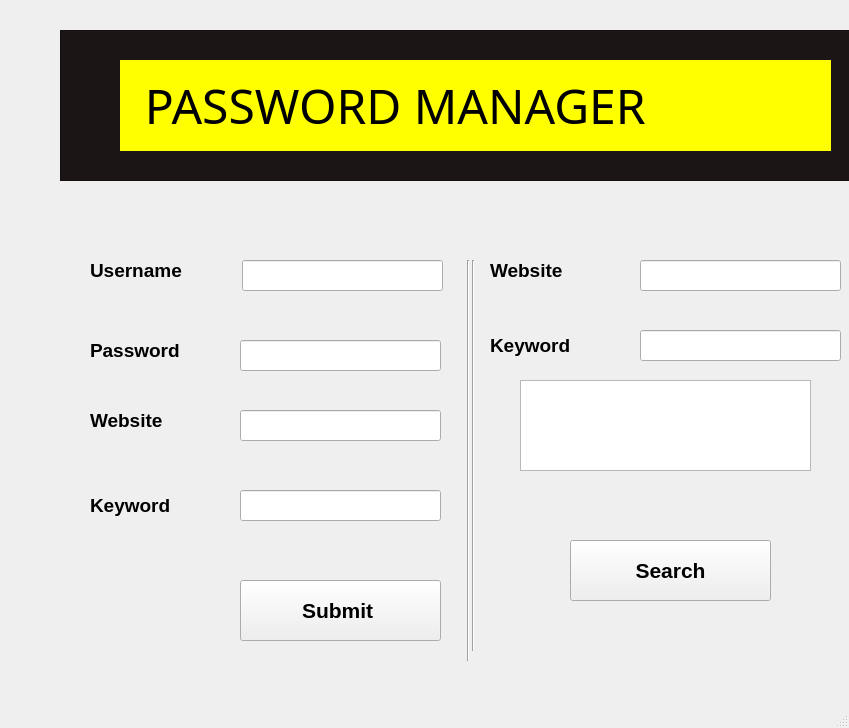
<?xml version="1.0" encoding="UTF-8"?>
<ui version="4.0">
 <class>MainWindow</class>
 <widget class="QMainWindow" name="MainWindow">
  <property name="geometry">
   <rect>
    <x>0</x>
    <y>0</y>
    <width>849</width>
    <height>728</height>
   </rect>
  </property>
  <property name="windowTitle">
   <string>MainWindow</string>
  </property>
  <widget class="QWidget" name="centralwidget">
   <widget class="QLabel" name="label">
    <property name="geometry">
     <rect>
      <x>90</x>
      <y>250</y>
      <width>121</width>
      <height>41</height>
     </rect>
    </property>
    <property name="font">
     <font>
      <pointsize>14</pointsize>
      <weight>75</weight>
      <bold>true</bold>
     </font>
    </property>
    <property name="text">
     <string>Username</string>
    </property>
   </widget>
   <widget class="QLabel" name="label_2">
    <property name="geometry">
     <rect>
      <x>90</x>
      <y>330</y>
      <width>131</width>
      <height>41</height>
     </rect>
    </property>
    <property name="font">
     <font>
      <pointsize>14</pointsize>
      <weight>75</weight>
      <bold>true</bold>
     </font>
    </property>
    <property name="text">
     <string>Password</string>
    </property>
   </widget>
   <widget class="QLabel" name="label_3">
    <property name="geometry">
     <rect>
      <x>90</x>
      <y>400</y>
      <width>111</width>
      <height>41</height>
     </rect>
    </property>
    <property name="font">
     <font>
      <pointsize>14</pointsize>
      <weight>75</weight>
      <bold>true</bold>
     </font>
    </property>
    <property name="text">
     <string>Website</string>
    </property>
   </widget>
   <widget class="QLabel" name="label_4">
    <property name="geometry">
     <rect>
      <x>90</x>
      <y>480</y>
      <width>111</width>
      <height>51</height>
     </rect>
    </property>
    <property name="font">
     <font>
      <pointsize>14</pointsize>
      <weight>75</weight>
      <bold>true</bold>
     </font>
    </property>
    <property name="text">
     <string>Keyword</string>
    </property>
   </widget>
   <widget class="QLineEdit" name="lineEdit">
    <property name="geometry">
     <rect>
      <x>242</x>
      <y>260</y>
      <width>201</width>
      <height>31</height>
     </rect>
    </property>
    <property name="text">
     <string/>
    </property>
   </widget>
   <widget class="QFrame" name="frame">
    <property name="geometry">
     <rect>
      <x>60</x>
      <y>30</y>
      <width>821</width>
      <height>151</height>
     </rect>
    </property>
    <property name="styleSheet">
     <string notr="true">background-color: rgb(0, 0, 127);
background-color: rgb(27, 21, 21);</string>
    </property>
    <property name="frameShape">
     <enum>QFrame::StyledPanel</enum>
    </property>
    <property name="frameShadow">
     <enum>QFrame::Raised</enum>
    </property>
    <widget class="QLabel" name="label_5">
     <property name="geometry">
      <rect>
       <x>60</x>
       <y>30</y>
       <width>711</width>
       <height>91</height>
      </rect>
     </property>
     <property name="font">
      <font>
       <family>Lucida Sans Unicode</family>
       <pointsize>36</pointsize>
       <weight>50</weight>
       <bold>false</bold>
      </font>
     </property>
     <property name="autoFillBackground">
      <bool>false</bool>
     </property>
     <property name="styleSheet">
      <string notr="true">background-color: rgb(255, 255, 0);</string>
     </property>
     <property name="text">
      <string>  PASSWORD MANAGER</string>
     </property>
    </widget>
   </widget>
   <widget class="QLineEdit" name="lineEdit_2">
    <property name="geometry">
     <rect>
      <x>240</x>
      <y>340</y>
      <width>201</width>
      <height>31</height>
     </rect>
    </property>
   </widget>
   <widget class="QLineEdit" name="lineEdit_3">
    <property name="geometry">
     <rect>
      <x>240</x>
      <y>410</y>
      <width>201</width>
      <height>31</height>
     </rect>
    </property>
   </widget>
   <widget class="QLineEdit" name="lineEdit_4">
    <property name="geometry">
     <rect>
      <x>240</x>
      <y>490</y>
      <width>201</width>
      <height>31</height>
     </rect>
    </property>
   </widget>
   <widget class="QPushButton" name="pushButton">
    <property name="geometry">
     <rect>
      <x>240</x>
      <y>580</y>
      <width>201</width>
      <height>61</height>
     </rect>
    </property>
    <property name="font">
     <font>
      <pointsize>16</pointsize>
      <weight>75</weight>
      <bold>true</bold>
     </font>
    </property>
    <property name="text">
     <string>Submit </string>
    </property>
   </widget>
   <widget class="QLabel" name="label_6">
    <property name="geometry">
     <rect>
      <x>490</x>
      <y>250</y>
      <width>111</width>
      <height>41</height>
     </rect>
    </property>
    <property name="font">
     <font>
      <pointsize>14</pointsize>
      <weight>75</weight>
      <bold>true</bold>
     </font>
    </property>
    <property name="text">
     <string>Website</string>
    </property>
   </widget>
   <widget class="QLabel" name="label_7">
    <property name="geometry">
     <rect>
      <x>490</x>
      <y>320</y>
      <width>111</width>
      <height>51</height>
     </rect>
    </property>
    <property name="font">
     <font>
      <pointsize>14</pointsize>
      <weight>75</weight>
      <bold>true</bold>
     </font>
    </property>
    <property name="text">
     <string>Keyword</string>
    </property>
   </widget>
   <widget class="QLineEdit" name="lineEdit_5">
    <property name="geometry">
     <rect>
      <x>640</x>
      <y>260</y>
      <width>201</width>
      <height>31</height>
     </rect>
    </property>
   </widget>
   <widget class="QLineEdit" name="lineEdit_6">
    <property name="geometry">
     <rect>
      <x>640</x>
      <y>330</y>
      <width>201</width>
      <height>31</height>
     </rect>
    </property>
   </widget>
   <widget class="QTextEdit" name="textEdit">
    <property name="geometry">
     <rect>
      <x>520</x>
      <y>380</y>
      <width>291</width>
      <height>91</height>
     </rect>
    </property>
   </widget>
   <widget class="QPushButton" name="pushButton_2">
    <property name="geometry">
     <rect>
      <x>570</x>
      <y>540</y>
      <width>201</width>
      <height>61</height>
     </rect>
    </property>
    <property name="font">
     <font>
      <pointsize>16</pointsize>
      <weight>75</weight>
      <bold>true</bold>
     </font>
    </property>
    <property name="text">
     <string>Search</string>
    </property>
   </widget>
   <widget class="Line" name="line">
    <property name="geometry">
     <rect>
      <x>460</x>
      <y>260</y>
      <width>16</width>
      <height>401</height>
     </rect>
    </property>
    <property name="orientation">
     <enum>Qt::Vertical</enum>
    </property>
   </widget>
   <widget class="Line" name="line_2">
    <property name="geometry">
     <rect>
      <x>463</x>
      <y>260</y>
      <width>20</width>
      <height>391</height>
     </rect>
    </property>
    <property name="orientation">
     <enum>Qt::Vertical</enum>
    </property>
   </widget>
  </widget>
  <widget class="QMenuBar" name="menubar">
   <property name="geometry">
    <rect>
     <x>0</x>
     <y>0</y>
     <width>849</width>
     <height>21</height>
    </rect>
   </property>
  </widget>
  <widget class="QStatusBar" name="statusbar"/>
 </widget>
 <resources/>
 <connections/>
</ui>
